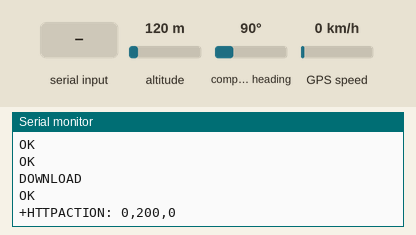
The sketch below on a simulated Arduino Uno, built with avr-gcc and run on an emulated ATmega328P. Parts: the last lines printed to the serial monitor. Inputs (shaded band) come from the test bench; at power-on: GPS speed 0 km/h, altitude 120 m, compass heading 90°. The GPS gets a fix after 3 s at 37.7749, -122.4194 with 8 satellites; the modem accepts every AT command (registered, SIM ready, sends succeed) and sends nothing else.

Above: at 11.7 s.
11.8 s: "1" received over the second serial link
14.3 s: GPS speed set to 2 km/h
At 18.3 s:
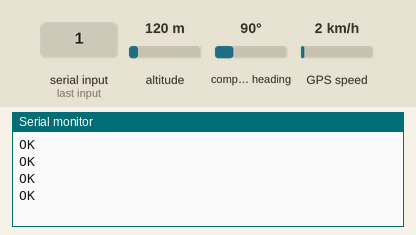
21.6 s: "OK" received over the second serial link
At 22.8 s:
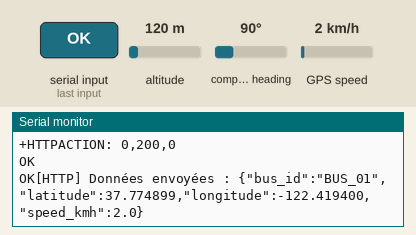
23.1 s: GPS speed set to 30 km/h
At 31.2 s:
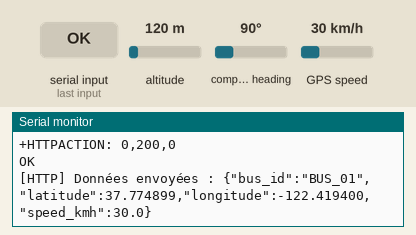

The sketch:

test.ino
```cpp
#include <SoftwareSerial.h>
#include <TinyGPS++.h>

// GPS sur Pins 4 (RX) et 3 (TX non utilisé)
SoftwareSerial ssGPS(4, 3);
// GSM sur Pins 8 (RX) et 9 (TX)
SoftwareSerial ssGSM(8, 9);

TinyGPSPlus gps;

const char APN[]        = "votre_apn";
const char SERVER_URL[] = "http://votre-ip-public:8000/update-location";

bool gprsOk = false;    // ✅ état de la connexion GPRS

void setup() {
  Serial.begin(115200);
  ssGPS.begin(9600);
  ssGSM.begin(9600);
  delay(3000);
  gprsOk = setupGPRS();
}

void loop() {
  // ✅ SoftwareSerial ne peut écouter qu'un port à la fois → activer GPS ici
  ssGPS.listen();

  unsigned long start = millis();
  while (millis() - start < 2000) {      // lire le GPS pendant 2 secondes max
    while (ssGPS.available() > 0) {
      gps.encode(ssGPS.read());
    }
  }

  if (gps.location.isValid() && gps.location.isUpdated()) {
    double lat   = gps.location.lat();
    double lon   = gps.location.lng();
    double speed = gps.speed.kmph();     // ✅ vitesse réelle transmise au serveur

    // ✅ Vérification basique : éviter d'envoyer 0,0 (fix GPS invalide)
    if (lat == 0.0 && lon == 0.0) {
      Serial.println("[GPS] Fix invalide (0,0), skip.");
    } else {
      if (!gprsOk) {
        Serial.println("[GPRS] Reconnexion...");
        gprsOk = setupGPRS();
      }
      if (gprsOk) {
        sendDataToServer(lat, lon, speed);
      }
    }
  } else {
    Serial.println("[GPS] En attente du fix...");
  }

  delay(500);  // envoyer toutes les 10 secondes
}

// ✅ Retourne true si la connexion GPRS est établie
bool setupGPRS() {
  bool ok = true;
  ok &= sendAT("AT+SAPBR=3,1,\"Contype\",\"GPRS\"");
  ok &= sendAT("AT+SAPBR=3,1,\"APN\",\"" + String(APN) + "\"");
  ok &= sendAT("AT+SAPBR=1,1");   // Activer le contexte GPRS
  if (ok) Serial.println("[GPRS] Connecté.");
  else    Serial.println("[GPRS] Échec connexion.");
  return ok;
}

void sendDataToServer(double lat, double lon, double speed) {
  // ✅ speed_kmh inclus dans le payload pour un ETA plus précis côté serveur
  String payload = "{\"bus_id\":\"BUS_01\","
                   "\"latitude\":"  + String(lat,   6) + ","
                   "\"longitude\":" + String(lon,   6) + ","
                   "\"speed_kmh\":" + String(speed, 1) + "}";

  // ✅ Activer le port GSM avant d'envoyer
  ssGSM.listen();

  if (!sendAT("AT+HTTPINIT"))                               return;
  if (!sendAT("AT+HTTPPARA=\"CID\",1"))                    { sendAT("AT+HTTPTERM"); return; }
  if (!sendAT("AT+HTTPPARA=\"URL\",\"" + String(SERVER_URL) + "\"")) { sendAT("AT+HTTPTERM"); return; }
  if (!sendAT("AT+HTTPPARA=\"CONTENT\",\"application/json\""))       { sendAT("AT+HTTPTERM"); return; }

  ssGSM.print("AT+HTTPDATA=");
  ssGSM.print(payload.length());
  ssGSM.println(",10000");
  delay(500);
  ssGSM.println(payload);
  delay(500);

  sendAT("AT+HTTPACTION=1");  // POST
  delay(2000);
  sendAT("AT+HTTPTERM");
  Serial.println("[HTTP] Données envoyées : " + payload);
}

// ✅ Retourne true si la réponse contient "OK"
bool sendAT(String command) {
  ssGSM.println(command);
  delay(500);
  String response = "";
  while (ssGSM.available()) {
    char c = ssGSM.read();
    response += c;
    Serial.write(c);
  }
  return response.indexOf("OK") >= 0;
}
```

Measured:
- after the input at 21.6 s, the serial monitor: prints a new line after 0.08 s (image 2)
- after the input at 23.1 s, the serial monitor: prints a new line after 7.4 s (image 3)
